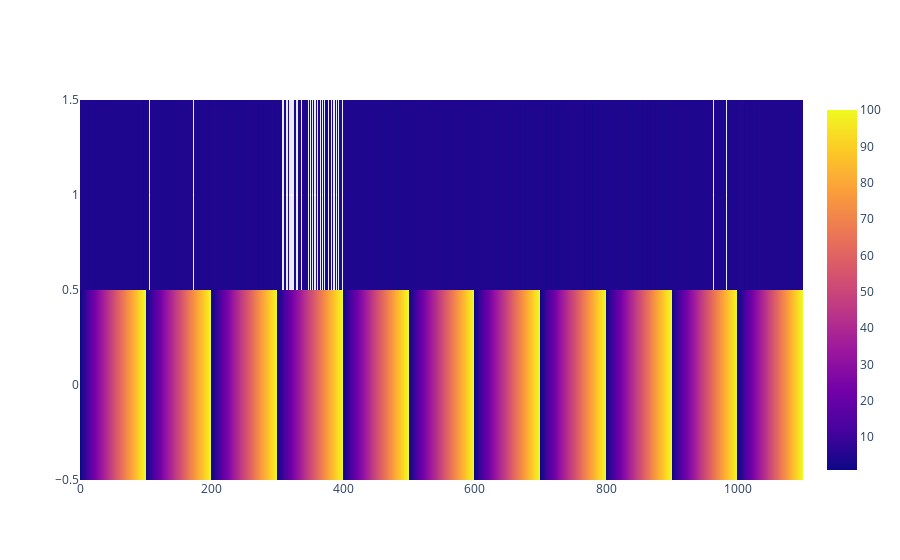

Here is the notebook cell this chart was saved with:
### Code cell
import plotly.graph_objects as go

fig = go.Figure(data=go.Heatmap(
                    z=[amazon_bs['rank'].tolist(),amazon_bs['rating'].tolist()]))
fig.show()

### Figure 1 — Plotly figure (JSON) as saved in the notebook; plotly's stock layout.template omitted (floating-point values rounded to 4 significant figures; data arrays with more than 128 entries replaced by an {"elided": "..."} marker saying what was removed)
{"data": [{"type": "heatmap", "z": {"elided": "2x1100 float values"}}], "layout": {}}
